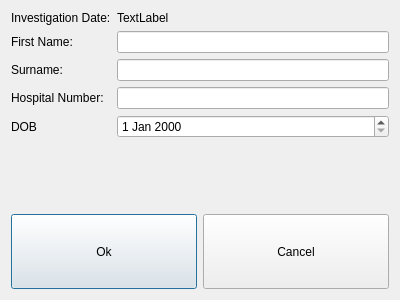
<?xml version="1.0" encoding="UTF-8"?>
<ui version="4.0">
 <class>PatientInfoEntry</class>
 <widget class="QDialog" name="PatientInfoEntry">
  <property name="geometry">
   <rect>
    <x>0</x>
    <y>0</y>
    <width>400</width>
    <height>300</height>
   </rect>
  </property>
  <property name="windowTitle">
   <string>Dialog</string>
  </property>
  <layout class="QVBoxLayout" name="verticalLayout">
   <item>
    <layout class="QGridLayout" name="gridLayout">
     <item row="0" column="0">
      <widget class="QLabel" name="label_7">
       <property name="text">
        <string>Investigation Date:</string>
       </property>
      </widget>
     </item>
     <item row="0" column="1">
      <widget class="QLabel" name="dateLabel">
       <property name="text">
        <string>TextLabel</string>
       </property>
      </widget>
     </item>
     <item row="1" column="0">
      <widget class="QLabel" name="label">
       <property name="text">
        <string>First Name: </string>
       </property>
      </widget>
     </item>
     <item row="1" column="1">
      <widget class="QLineEdit" name="fnameInput"/>
     </item>
     <item row="2" column="0">
      <widget class="QLabel" name="label_2">
       <property name="text">
        <string>Surname:</string>
       </property>
      </widget>
     </item>
     <item row="2" column="1">
      <widget class="QLineEdit" name="snameInput">
       <property name="cursorMoveStyle">
        <enum>Qt::LogicalMoveStyle</enum>
       </property>
      </widget>
     </item>
     <item row="3" column="0">
      <widget class="QLabel" name="label_3">
       <property name="text">
        <string>Hospital Number:</string>
       </property>
      </widget>
     </item>
     <item row="3" column="1">
      <widget class="QLineEdit" name="hospitalNumberInput">
       <property name="cursorPosition">
        <number>0</number>
       </property>
      </widget>
     </item>
     <item row="4" column="0">
      <widget class="QLabel" name="label_4">
       <property name="text">
        <string>DOB</string>
       </property>
      </widget>
     </item>
     <item row="4" column="1">
      <widget class="QDateEdit" name="dobInput"/>
     </item>
    </layout>
   </item>
   <item>
    <widget class="QLabel" name="missingLabel">
     <property name="text">
      <string/>
     </property>
    </widget>
   </item>
   <item>
    <layout class="QHBoxLayout" name="buttonLayout">
     <property name="sizeConstraint">
      <enum>QLayout::SetDefaultConstraint</enum>
     </property>
     <item>
      <widget class="QPushButton" name="okButton">
       <property name="sizePolicy">
        <sizepolicy hsizetype="Minimum" vsizetype="MinimumExpanding">
         <horstretch>0</horstretch>
         <verstretch>0</verstretch>
        </sizepolicy>
       </property>
       <property name="maximumSize">
        <size>
         <width>16777215</width>
         <height>75</height>
        </size>
       </property>
       <property name="text">
        <string>Ok</string>
       </property>
      </widget>
     </item>
     <item>
      <widget class="QPushButton" name="cancelButton">
       <property name="sizePolicy">
        <sizepolicy hsizetype="Minimum" vsizetype="MinimumExpanding">
         <horstretch>0</horstretch>
         <verstretch>0</verstretch>
        </sizepolicy>
       </property>
       <property name="maximumSize">
        <size>
         <width>16777215</width>
         <height>75</height>
        </size>
       </property>
       <property name="text">
        <string>Cancel</string>
       </property>
      </widget>
     </item>
    </layout>
   </item>
  </layout>
 </widget>
 <resources/>
 <connections/>
</ui>
